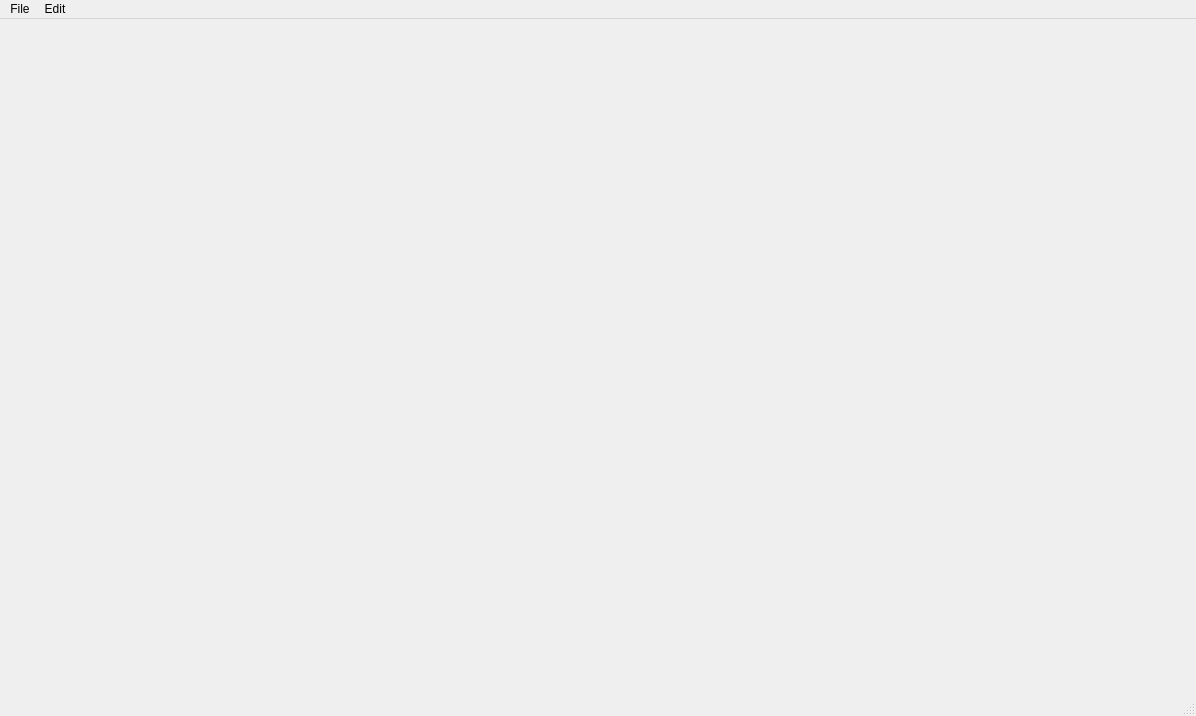
<?xml version="1.0" encoding="UTF-8"?>
<ui version="4.0">
 <class>MainWindow</class>
 <widget class="QMainWindow" name="MainWindow">
  <property name="geometry">
   <rect>
    <x>0</x>
    <y>0</y>
    <width>1196</width>
    <height>716</height>
   </rect>
  </property>
  <property name="windowTitle">
   <string>MainWindow</string>
  </property>
  <widget class="QWidget" name="centralwidget">
   <widget class="QWidget" name="verticalLayoutWidget_3">
    <property name="geometry">
     <rect>
      <x>0</x>
      <y>0</y>
      <width>491</width>
      <height>764</height>
     </rect>
    </property>
    <layout class="QVBoxLayout" name="verticalLayout_3">
     <item>
      <layout class="QHBoxLayout" name="horizontalLayout_3">
       <item>
        <layout class="QVBoxLayout" name="verticalLayout">
         <property name="leftMargin">
          <number>20</number>
         </property>
         <property name="topMargin">
          <number>20</number>
         </property>
         <property name="rightMargin">
          <number>20</number>
         </property>
         <property name="bottomMargin">
          <number>20</number>
         </property>
         <item>
          <widget class="QLabelAlterada" name="new_2">
           <property name="cursor">
            <cursorShape>PointingHandCursor</cursorShape>
           </property>
           <property name="focusPolicy">
            <enum>Qt::ClickFocus</enum>
           </property>
           <property name="text">
            <string/>
           </property>
           <property name="pixmap">
            <pixmap>images/new.png</pixmap>
           </property>
          </widget>
         </item>
         <item>
          <widget class="QLabelAlterada" name="hightlight">
           <property name="cursor">
            <cursorShape>PointingHandCursor</cursorShape>
           </property>
           <property name="focusPolicy">
            <enum>Qt::ClickFocus</enum>
           </property>
           <property name="text">
            <string/>
           </property>
           <property name="pixmap">
            <pixmap>images/highlights.png</pixmap>
           </property>
          </widget>
         </item>
         <item>
          <widget class="QLabelAlterada" name="brillance">
           <property name="cursor">
            <cursorShape>PointingHandCursor</cursorShape>
           </property>
           <property name="focusPolicy">
            <enum>Qt::ClickFocus</enum>
           </property>
           <property name="text">
            <string/>
           </property>
           <property name="pixmap">
            <pixmap>images/brilliance.png</pixmap>
           </property>
          </widget>
         </item>
         <item>
          <widget class="QLabelAlterada" name="contrast">
           <property name="cursor">
            <cursorShape>PointingHandCursor</cursorShape>
           </property>
           <property name="focusPolicy">
            <enum>Qt::ClickFocus</enum>
           </property>
           <property name="text">
            <string/>
           </property>
           <property name="pixmap">
            <pixmap>images/contrast.png</pixmap>
           </property>
          </widget>
         </item>
         <item>
          <widget class="QLabelAlterada" name="exposure">
           <property name="cursor">
            <cursorShape>PointingHandCursor</cursorShape>
           </property>
           <property name="focusPolicy">
            <enum>Qt::ClickFocus</enum>
           </property>
           <property name="text">
            <string/>
           </property>
           <property name="pixmap">
            <pixmap>images/exposure.png</pixmap>
           </property>
          </widget>
         </item>
        </layout>
       </item>
       <item>
        <widget class="QLabel" name="imageplace">
         <property name="text">
          <string/>
         </property>
        </widget>
       </item>
       <item>
        <layout class="QVBoxLayout" name="verticalLayout_2">
         <property name="leftMargin">
          <number>20</number>
         </property>
         <property name="topMargin">
          <number>20</number>
         </property>
         <property name="rightMargin">
          <number>20</number>
         </property>
         <property name="bottomMargin">
          <number>20</number>
         </property>
         <item>
          <widget class="QLabelAlterada" name="filters">
           <property name="cursor">
            <cursorShape>PointingHandCursor</cursorShape>
           </property>
           <property name="focusPolicy">
            <enum>Qt::ClickFocus</enum>
           </property>
           <property name="text">
            <string/>
           </property>
           <property name="pixmap">
            <pixmap>images/filters.png</pixmap>
           </property>
          </widget>
         </item>
         <item>
          <widget class="QLabelAlterada" name="reverse">
           <property name="cursor">
            <cursorShape>PointingHandCursor</cursorShape>
           </property>
           <property name="focusPolicy">
            <enum>Qt::ClickFocus</enum>
           </property>
           <property name="text">
            <string/>
           </property>
           <property name="pixmap">
            <pixmap>images/move_wrap.png</pixmap>
           </property>
          </widget>
         </item>
         <item>
          <widget class="QLabelAlterada" name="edits">
           <property name="cursor">
            <cursorShape>PointingHandCursor</cursorShape>
           </property>
           <property name="focusPolicy">
            <enum>Qt::ClickFocus</enum>
           </property>
           <property name="text">
            <string/>
           </property>
           <property name="pixmap">
            <pixmap>images/edit.png</pixmap>
           </property>
          </widget>
         </item>
        </layout>
       </item>
      </layout>
     </item>
     <item>
      <widget class="QSlider" name="valuegforeditor">
       <property name="orientation">
        <enum>Qt::Horizontal</enum>
       </property>
      </widget>
     </item>
    </layout>
   </widget>
   <widget class="QWidget" name="verticalLayoutWidget">
    <property name="geometry">
     <rect>
      <x>690</x>
      <y>110</y>
      <width>160</width>
      <height>198</height>
     </rect>
    </property>
    <layout class="QVBoxLayout" name="verticalLayout_4">
     <property name="spacing">
      <number>20</number>
     </property>
     <property name="leftMargin">
      <number>20</number>
     </property>
     <property name="topMargin">
      <number>20</number>
     </property>
     <property name="rightMargin">
      <number>20</number>
     </property>
     <property name="bottomMargin">
      <number>20</number>
     </property>
     <item>
      <widget class="QLabelAlterada" name="mirror">
       <property name="cursor">
        <cursorShape>PointingHandCursor</cursorShape>
       </property>
       <property name="focusPolicy">
        <enum>Qt::ClickFocus</enum>
       </property>
       <property name="text">
        <string/>
       </property>
       <property name="pixmap">
        <pixmap>images/mirror.png</pixmap>
       </property>
      </widget>
     </item>
     <item>
      <widget class="QLabelAlterada" name="rotate_90">
       <property name="cursor">
        <cursorShape>PointingHandCursor</cursorShape>
       </property>
       <property name="focusPolicy">
        <enum>Qt::ClickFocus</enum>
       </property>
       <property name="text">
        <string/>
       </property>
       <property name="pixmap">
        <pixmap>images/rotate_90.png</pixmap>
       </property>
      </widget>
     </item>
    </layout>
   </widget>
  </widget>
  <widget class="QMenuBar" name="menubar">
   <property name="geometry">
    <rect>
     <x>0</x>
     <y>0</y>
     <width>1196</width>
     <height>25</height>
    </rect>
   </property>
   <widget class="QMenu" name="menu">
    <property name="title">
     <string>File</string>
    </property>
    <addaction name="openphotoact"/>
    <addaction name="closephotoact"/>
    <addaction name="renamephotoact"/>
    <addaction name="savephotoact"/>
   </widget>
   <widget class="QMenu" name="menuEdit">
    <property name="title">
     <string>Edit</string>
    </property>
    <addaction name="actionUndo"/>
    <addaction name="actionCopy"/>
   </widget>
   <addaction name="menu"/>
   <addaction name="menuEdit"/>
  </widget>
  <widget class="QStatusBar" name="statusbar"/>
  <action name="openphotoact">
   <property name="checkable">
    <bool>true</bool>
   </property>
   <property name="text">
    <string>Open</string>
   </property>
   <property name="whatsThis">
    <string>Ctrl+O</string>
   </property>
   <property name="shortcut">
    <string>Ctrl+O</string>
   </property>
  </action>
  <action name="newphotoact">
   <property name="checkable">
    <bool>true</bool>
   </property>
   <property name="text">
    <string>New...</string>
   </property>
   <property name="whatsThis">
    <string>Ctrl+N</string>
   </property>
   <property name="shortcut">
    <string>Ctrl+N</string>
   </property>
  </action>
  <action name="deletephotoact">
   <property name="checkable">
    <bool>true</bool>
   </property>
   <property name="text">
    <string>Delete</string>
   </property>
   <property name="whatsThis">
    <string>Ctrl+D</string>
   </property>
   <property name="shortcut">
    <string>Ctrl+D</string>
   </property>
  </action>
  <action name="closephotoact">
   <property name="checkable">
    <bool>true</bool>
   </property>
   <property name="text">
    <string>Close</string>
   </property>
  </action>
  <action name="renamephotoact">
   <property name="checkable">
    <bool>true</bool>
   </property>
   <property name="text">
    <string>Rename</string>
   </property>
  </action>
  <action name="actionUndo">
   <property name="text">
    <string>Undo</string>
   </property>
   <property name="whatsThis">
    <string>Ctrl+Z</string>
   </property>
   <property name="shortcut">
    <string>Ctrl+Z</string>
   </property>
  </action>
  <action name="actionCopy">
   <property name="text">
    <string>Redo</string>
   </property>
   <property name="whatsThis">
    <string>Ctrl+Shift+Z</string>
   </property>
   <property name="shortcut">
    <string>Ctrl+Shift+Z</string>
   </property>
  </action>
  <action name="actionPaste">
   <property name="text">
    <string>Copy</string>
   </property>
   <property name="whatsThis">
    <string>Ctrl+C</string>
   </property>
   <property name="shortcut">
    <string>Ctrl+C</string>
   </property>
  </action>
  <action name="savephotoact">
   <property name="checkable">
    <bool>true</bool>
   </property>
   <property name="text">
    <string>Save</string>
   </property>
   <property name="whatsThis">
    <string>Ctlr+S</string>
   </property>
   <property name="shortcut">
    <string>Ctrl+S</string>
   </property>
  </action>
 </widget>
 <customwidgets>
  <customwidget>
   <class>QLabelAlterada</class>
   <extends>QLabel</extends>
   <header>QLabel.h</header>
  </customwidget>
 </customwidgets>
 <resources/>
 <connections/>
</ui>
